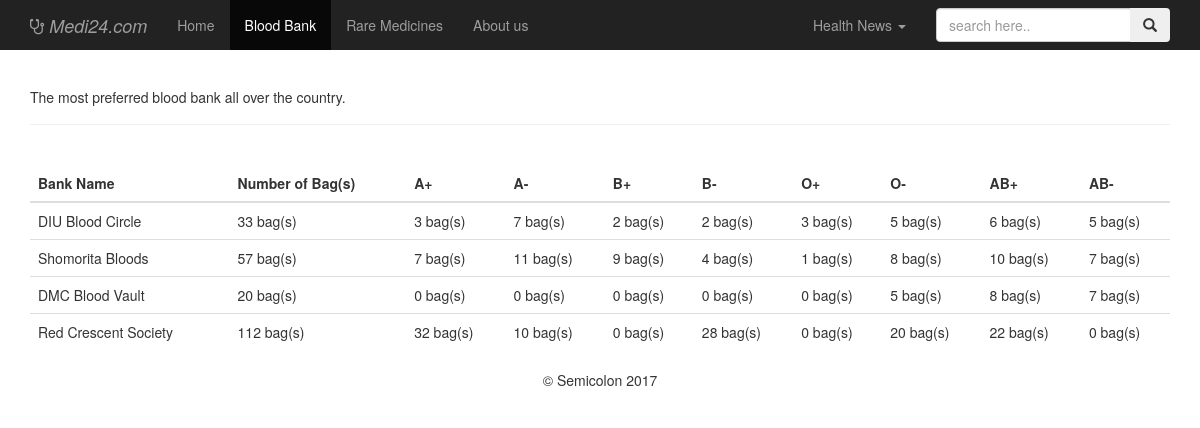
The app's page /Medi24/display.php with its own data.
### tables this page shows
CREATE TABLE `location` (
  `ID` int(11) NOT NULL,
  `place` text NOT NULL,
  `Tamount` text NOT NULL,
  `a_p` text NOT NULL,
  `a_n` text NOT NULL,
  `b_p` text NOT NULL,
  `b_n` text NOT NULL,
  `o_p` text NOT NULL,
  `o_n` text NOT NULL,
  `ab_p` text NOT NULL,
  `ab_n` text NOT NULL
);

### Medi24/display.php (the view, shortened to what this page needs)
<!DOCTYPE html>
<html>
    <head>
        <link rel="stylesheet" type="text/css" href="css/bootstrap.min.css">
        <link rel="stylesheet" type="text/css" href="css/custom.css">
<link rel="stylesheet" href="https://cdnjs.cloudflare.com/ajax/libs/font-awesome/4.7.0/css/font-awesome.min.css">
    </head>
    <body>
        <div class="container-fluid">
            <div class="row">
                <div class="nav navbar-inverse">
                    <div class="col-lg-12">
                        <a href="home.php" class="navbar-brand"><i><i class="fa fa-stethoscope" ></i> Medi24.com</i></a>
                        <div class="navbar-collapse collapse" id="mobile_menu">
                            <ul class="nav navbar-nav">
                                <li><a href="home.php">Home</a></li>
                                <li class="active" ><a href="blood.php">Blood Bank</a></li>
                                <li><a href="Rare Medicines.php">Rare Medicines</a></li>
                                <li><a href="cntct.php">About us</a></li>
                            </ul>
                            <ul class="nav navbar-nav navbar-right">
                                <li>
                                    <form action="results.php" method="get" class="navbar-form">
                                        <div class="form-group">
                                            <div class="input-group">
                                                <input type="search" name="query" placeholder="search here.." class="form-control">
                                                <span class="input-group-btn">
                                                    <button class="btn btn-secondary" type="submit"><span class="glyphicon glyphicon-search"></span></button>
                                                </span>
                                            </div>
                                        </div>
                                    </form>
                                </li>
                            </ul>
                            <ul class="nav navbar-nav navbar-right">
                                <li><a href="#" class="dropdown-toggle" data-toggle="dropdown">Health News
                                        <span class="caret"></span>
                                    </a>
                                </li>
                            </ul>
                        </div>
                    </div>
                </div>
            </div>
        </div>
         <div class="container">
                 <div class="page-header">
                     <h5>The most preferred blood bank all over the country.</h5>
                 </div>
             </div>
         <br>
        <div class="container">
            <div class="row">
                <div class="col-lg-12">
                    <div class="table-responsive">
                        <table class="table table-hover">
                            <thead>
                                <tr>
                                    <th>Bank Name</th>
                                    <th>Number of Bag(s)</th>
                                    <th>A+</th>
                                    <th>A-</th>
                                    <th>B+</th>
                                    <th>B-</th>
                                    <th>O+</th>
                                    <th>O-</th>
                                    <th>AB+</th>
                                    <th>AB-</th>
                                </tr>
                            </thead>
							<?php
include('hospital.php');
$sql = "SELECT * FROM location";
$result = $conn->query($sql);
	if ($result->num_rows > 0) {
    while($row = $result->fetch_assoc()) {
		  echo '<td>' . $row['place'] . '</td>';
		  echo '<td>' . $row['Tamount'] . '</td>';
		  echo '<td>' . $row['a_p'] . '</td>';
		  echo '<td>' . $row['a_n'] . '</td>';
		  echo '<td>' . $row['b_p'] . '</td>';
		  echo '<td>' . $row['b_n'] . '</td>';
		  echo '<td>' . $row['o_p'] . '</td>';
		  echo '<td>' . $row['o_n'] . '</td>';
		  echo '<td>' . $row['ab_p'] . '</td>';
		  echo '<td>' . $row['ab_n'] . '</td>';
	    }
} else {
echo "0 results";} ?>
                        </table>
                    </div>
                </div>
            </div>
        </div>
        <div class="container">
            <p align="center">&copy Semicolon 2017</p>
        </div>
        </body>

### records on screen
location: place "DIU Blood Circle", Tamount "33 bag(s)", a_p "3 bag(s)", a_n "7 bag(s)", b_p "2 bag(s)", b_n "2 bag(s)", o_p "3 bag(s)", o_n "5 bag(s)", ab_p "6 bag(s)", ab_n "5 bag(s)"
location: place "Shomorita Bloods", Tamount "57 bag(s)", a_p "7 bag(s)", a_n "11 bag(s)", b_p "9 bag(s)", b_n "4 bag(s)", o_p "1 bag(s)", o_n "8 bag(s)", ab_p "10 bag(s)", ab_n "7 bag(s)"
location: place "DMC Blood Vault", Tamount "20 bag(s)", a_p "0 bag(s)", a_n "0 bag(s)", b_p "0 bag(s)", b_n "0 bag(s)", o_p "0 bag(s)", o_n "5 bag(s)", ab_p "8 bag(s)", ab_n "7 bag(s)"
location: place "Red Crescent Society", Tamount "112 bag(s)", a_p "32 bag(s)", a_n "10 bag(s)", b_p "0 bag(s)", b_n "28 bag(s)", o_p "0 bag(s)", o_n "20 bag(s)", ab_p "22 bag(s)", ab_n "0 bag(s)"
